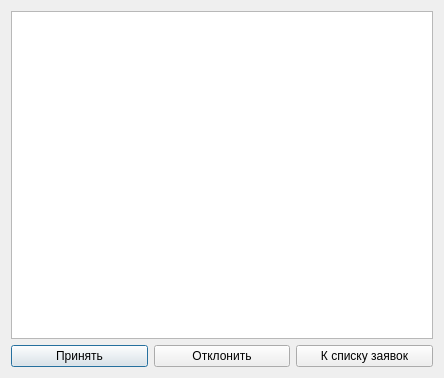
<?xml version="1.0" encoding="UTF-8"?>
<ui version="4.0">
 <class>AcceptOrderDialog</class>
 <widget class="QDialog" name="AcceptOrderDialog">
  <property name="geometry">
   <rect>
    <x>0</x>
    <y>0</y>
    <width>444</width>
    <height>378</height>
   </rect>
  </property>
  <property name="windowTitle">
   <string>Dialog</string>
  </property>
  <property name="autoFillBackground">
   <bool>true</bool>
  </property>
  <layout class="QVBoxLayout" name="verticalLayout_2">
   <item>
    <layout class="QVBoxLayout" name="verticalLayout">
     <item>
      <widget class="QTextBrowser" name="textBrowser"/>
     </item>
     <item>
      <layout class="QHBoxLayout" name="horizontalLayout">
       <item>
        <widget class="QPushButton" name="AcceptpushButton">
         <property name="text">
          <string>Принять</string>
         </property>
        </widget>
       </item>
       <item>
        <widget class="QPushButton" name="DeniepushButton">
         <property name="text">
          <string>Отклонить</string>
         </property>
        </widget>
       </item>
       <item>
        <widget class="QPushButton" name="BackpushButton">
         <property name="text">
          <string>К списку заявок</string>
         </property>
        </widget>
       </item>
      </layout>
     </item>
    </layout>
   </item>
  </layout>
 </widget>
 <resources/>
 <connections>
  <connection>
   <sender>BackpushButton</sender>
   <signal>clicked()</signal>
   <receiver>AcceptOrderDialog</receiver>
   <slot>backToOrders()</slot>
   <hints>
    <hint type="sourcelabel">
     <x>310</x>
     <y>303</y>
    </hint>
    <hint type="destinationlabel">
     <x>293</x>
     <y>321</y>
    </hint>
   </hints>
  </connection>
  <connection>
   <sender>DeniepushButton</sender>
   <signal>clicked()</signal>
   <receiver>AcceptOrderDialog</receiver>
   <slot>cancelOrder()</slot>
   <hints>
    <hint type="sourcelabel">
     <x>173</x>
     <y>295</y>
    </hint>
    <hint type="destinationlabel">
     <x>156</x>
     <y>320</y>
    </hint>
   </hints>
  </connection>
  <connection>
   <sender>AcceptpushButton</sender>
   <signal>clicked()</signal>
   <receiver>AcceptOrderDialog</receiver>
   <slot>acceptOrder()</slot>
   <hints>
    <hint type="sourcelabel">
     <x>51</x>
     <y>292</y>
    </hint>
    <hint type="destinationlabel">
     <x>32</x>
     <y>317</y>
    </hint>
   </hints>
  </connection>
 </connections>
 <slots>
  <slot>backToOrders()</slot>
  <slot>acceptOrder()</slot>
  <slot>cancelOrder()</slot>
 </slots>
</ui>
